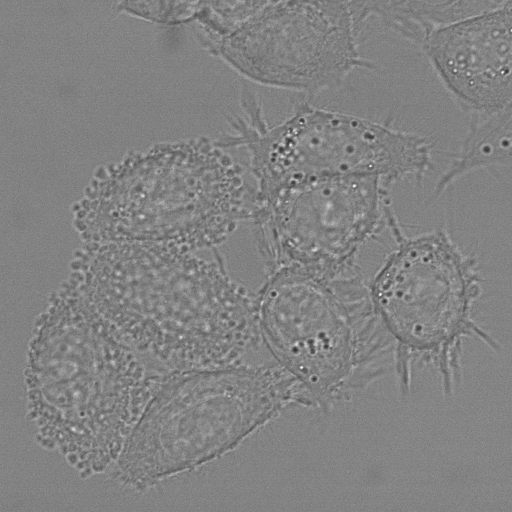
#> input picture t000.tif, 512 x 512 px
$ python sharpen.py t000.tif
#> lines starting #> are read from the running program, lines starting #| are printed output that depends on the picture
### utilis.py
import cv2 as cv
import numpy as np
import matplotlib.pyplot as plt
from skimage.future import graph
from sklearn.cluster import MeanShift, estimate_bandwidth
from skimage import color
import os
import math
from random import randint

colors = {
    "red"   : (255,0, 0),
    "green" : (0,255,0),
    "blue"  : (0,0,255)
}

# [180 lines left out: functions crop, aggregate, set_label, plot_three_images, plot_two, plot_four_images and 2 more, not called in this run]

def pathname(path):
    filename = os.path.basename(path)

    length = len(filename)

    path = path[:-length]

    return path, filename

# [188 lines left out: functions sharpen, stretch, show_image, aggregate, displacement, otsuThreshold and 9 more, not called in this run]

### sharpen.py
import cv2 as cv
import numpy as np
import argparse
from utilis import pathname

parser = argparse.ArgumentParser(description='Constrast stretching')
parser.add_argument('file', type=str, nargs=1,
    help='Path to file')

args = parser.parse_args()
filename = args.file[0]

def sharpen(filename):
#> called with filename = 't000.tif'
    _a = 1.25
    _sigma = 1

    I = cv.imread(filename)
#> I is the input picture: shape (512, 512, 3); min 47, max 255, mean 130

    L = cv.GaussianBlur(I, (5,5), 0)

    H = cv.subtract(I, L) * _a
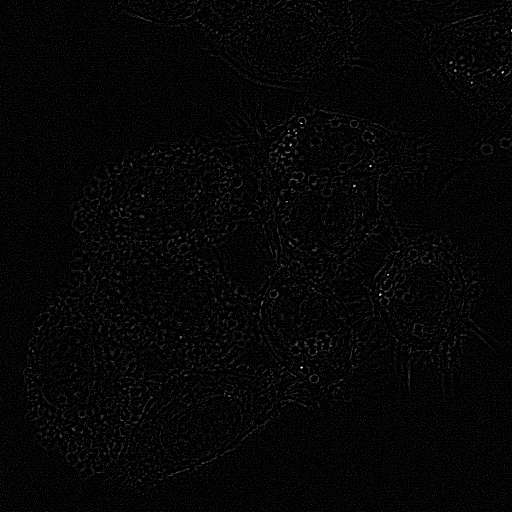
#> H: shape (512, 512, 3) float64; min 0, max 97.5, mean 2.2; drawn with min black and max white

    O = cv.add(I, H, dtype=8)

    return O

O = sharpen(filename)

path, filename = pathname(filename)

cv.imwrite(path+'sharpened-'+filename, O)
